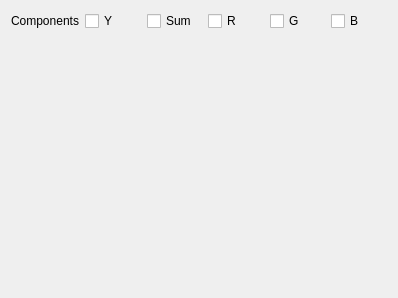
<?xml version="1.0" encoding="UTF-8"?>
<ui version="4.0">
 <class>Histogram_UI</class>
 <widget class="QWidget" name="Histogram_UI">
  <property name="geometry">
   <rect>
    <x>0</x>
    <y>0</y>
    <width>398</width>
    <height>298</height>
   </rect>
  </property>
  <property name="windowTitle">
   <string>Form</string>
  </property>
  <layout class="QGridLayout" name="gridLayout">
   <item row="0" column="1">
    <widget class="QCheckBox" name="cbY">
     <property name="toolTip">
      <string extracomment="Luma value"/>
     </property>
     <property name="text">
      <string>Y</string>
     </property>
    </widget>
   </item>
   <item row="0" column="3">
    <widget class="QCheckBox" name="cbR">
     <property name="text">
      <string>R</string>
     </property>
    </widget>
   </item>
   <item row="0" column="4">
    <widget class="QCheckBox" name="cbG">
     <property name="text">
      <string>G</string>
     </property>
    </widget>
   </item>
   <item row="0" column="5">
    <widget class="QCheckBox" name="cbB">
     <property name="text">
      <string>B</string>
     </property>
    </widget>
   </item>
   <item row="1" column="1" colspan="5">
    <spacer name="verticalSpacer">
     <property name="orientation">
      <enum>Qt::Vertical</enum>
     </property>
     <property name="sizeHint" stdset="0">
      <size>
       <width>20</width>
       <height>40</height>
      </size>
     </property>
    </spacer>
   </item>
   <item row="0" column="0">
    <widget class="QLabel" name="lblComponents">
     <property name="text">
      <string>Components</string>
     </property>
    </widget>
   </item>
   <item row="0" column="2">
    <widget class="QCheckBox" name="cbS">
     <property name="toolTip">
      <string extracomment="RGB summed up"/>
     </property>
     <property name="text">
      <string>Sum</string>
     </property>
    </widget>
   </item>
  </layout>
 </widget>
 <resources/>
 <connections/>
</ui>
